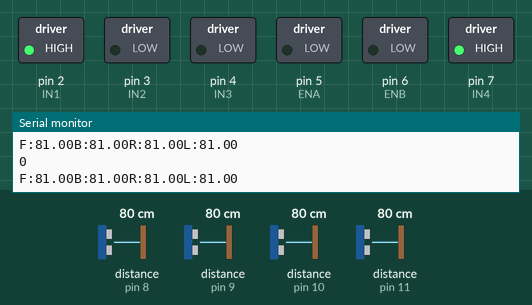
This sketch was run on a simulated Arduino Uno, built with avr-gcc and run on an emulated ATmega328P. Shown: switched loads named in the sketch (green lamp = pin HIGH), the last lines printed to the serial monitor. Inputs (shaded band) come from the test bench; at power-on: distance to the obstacle (sensors on pin 11, pin 8, pin 10, pin 9) 80 cm.

Above: at 1.2 s.
1.3 s: distance to the obstacle (sensor on pin 11) set to 41 cm
4.3 s: distance to the obstacle (sensor on pin 11) set to 36 cm
At 5.3 s:
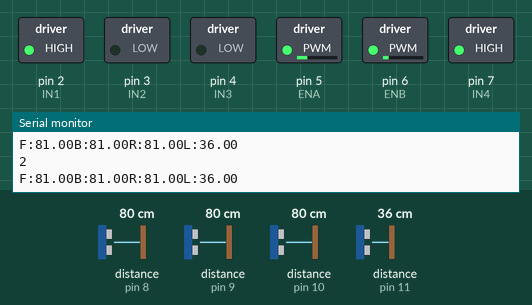
5.8 s: distance to the obstacle (sensor on pin 8) set to 17 cm
7.3 s: distance to the obstacle (sensor on pin 8) set to 12 cm
At 8.9 s:
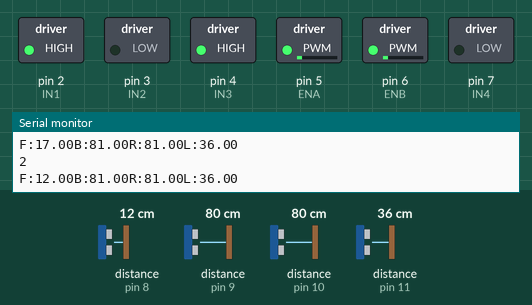
10.3 s: distance to the obstacle (sensor on pin 10) set to 61 cm
13.3 s: distance to the obstacle (sensor on pin 10) set to 54 cm
Timing chart, 0 to 16.3 s (numbered marks = the images above; inputs shaded):
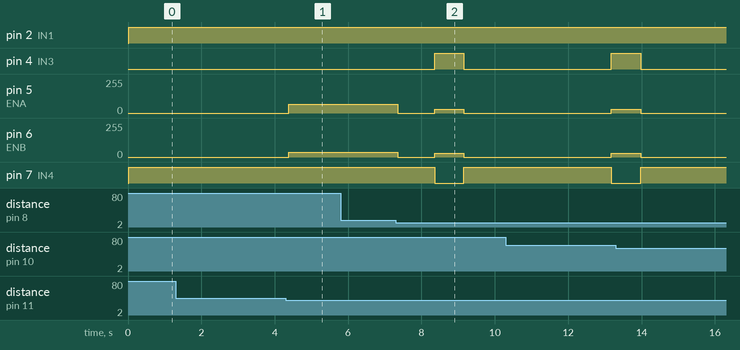

The sketch:

start_again.ino
```cpp
/////////////////////////////////////////Motor Control Setup///////////////////////////////////////////
#define IN1 2
#define IN2 3
#define ENA 5

#define IN3 4
#define IN4 7
#define ENB 6

int mode = -1;

float error_old = 0;

void motor_control_l(int direction, int speed)
{
  switch(direction)
  {
    case 1:  digitalWrite(IN1, HIGH);
             digitalWrite(IN2, LOW);
             analogWrite(ENA, speed);//0~255까지 입력
             break;

    case 0:  digitalWrite(IN1, LOW);
             digitalWrite(IN2, LOW);
             analogWrite(ENA, speed);
             break;

    case -1: digitalWrite(IN1, LOW);
             digitalWrite(IN2, HIGH);
             analogWrite(ENA, speed);
             break;
  }
}

void motor_control_r(int direction, int speed)
{
  switch(direction)
  {
    case 1:  digitalWrite(IN3, LOW);
             digitalWrite(IN4, HIGH);
             analogWrite(ENB, speed);//0~255까지 입력
             break;

    case 0:  digitalWrite(IN3, LOW);
             digitalWrite(IN4, LOW);
             analogWrite(ENB, speed);
             break;

    case -1: digitalWrite(IN3, HIGH);
             digitalWrite(IN4, LOW);
             analogWrite(ENB, speed);
             break;
  }
}
/////////////////////////////////////////Sonar Sensor Setup///////////////////////////////////////////
#include <NewPing.h>

#define SONAR_NUM 4
#define MAX_DISTANCE 150 //cm

float UltrasonicSensorData[SONAR_NUM]; //배열

NewPing sonar[SONAR_NUM] =
{
  NewPing(8, 8, MAX_DISTANCE),
  NewPing(9, 9, MAX_DISTANCE),
  NewPing(10, 10, MAX_DISTANCE),
  NewPing(11, 11, MAX_DISTANCE)
};

void read_ultrasonic_sensor(void)
{
  UltrasonicSensorData[0] = sonar[0].ping_cm();//Front
  UltrasonicSensorData[1] = sonar[1].ping_cm();//Rear
  UltrasonicSensorData[2] = sonar[2].ping_cm();//Right
  UltrasonicSensorData[3] = sonar[3].ping_cm();//Left
}

void Sonar_Data_Display(int flag)
{
  char Sonar_data_display[40];
  if(flag == 0) return;
  else
  {
    Serial.print("F:");
    Serial.print(UltrasonicSensorData[0]);
    Serial.print("B:");
    Serial.print(UltrasonicSensorData[1]);
    Serial.print("R:");
    Serial.print(UltrasonicSensorData[2]);
    Serial.print("L:");
    Serial.println(UltrasonicSensorData[3]);
  }
}

void wall_following_r(int distance)
{
  int base_speed = 50;
  float kp = 3.5; //조금씩 바꾸기 (2.5~4)
  float kd = 40;  // 조금씩 늘리기
  int l_speed = 0;
  int r_speed = 0;
  float error = 0;
  float d_error = 0;
  float speed_control = 0;

  read_ultrasonic_sensor();
  Sonar_Data_Display(1);

  error = UltrasonicSensorData[2] - distance;
  d_error = error - error_old;

  speed_control = kp * error + kd * error; //제어로직 PD control

  if(speed_control > 15) speed_control = 15;
  if(speed_control < -15) speed_control = -15;

  l_speed = base_speed + speed_control;
  r_speed = base_speed - speed_control;

  error_old = error;

  motor_control_r(1, r_speed);
  motor_control_l(1, l_speed);
}

void wall_following_l(int distance)
{
  int base_speed = 50;
  float kp = 3.5; //조금씩 바꾸기 (2.5~4)
  float kd = 40;  // 조금씩 늘리기
  int l_speed = 0;
  int r_speed = 0;
  float error = 0;
  float d_error = 0;
  float speed_control = 0;

  read_ultrasonic_sensor();
  Sonar_Data_Display(1);

  error = UltrasonicSensorData[3] - distance;
  d_error = error - error_old;

  speed_control = kp * error + kd * error; //제어로직 PD control

  if(speed_control > 15) speed_control = 15;
  if(speed_control < -15) speed_control = -15;

  l_speed = base_speed - speed_control;
  r_speed = base_speed + speed_control;

  error_old = error;

  motor_control_r(1, r_speed);
  motor_control_l(1, l_speed);
}

void wall_following_c(int distance)
{
  read_ultrasonic_sensor();
  Sonar_Data_Display(1);

  if(  (UltrasonicSensorData[2] <= 30) && (UltrasonicSensorData[3] <= 30) && (UltrasonicSensorData[2] > 00) && (UltrasonicSensorData[3] > 00)  )  //30이 거리 거리에 맞춰 거리 조절
  {
    if(UltrasonicSensorData[2] <= UltrasonicSensorData[3]) //오른쪽 벽이 가까운 경우
    {
      wall_following_r(distance);
    }
    if(UltrasonicSensorData[2] >= UltrasonicSensorData[3]) //왼쪽 벽이 가까운 경우
    {
      wall_following_l(distance);
    }
  }
  else
  {
    motor_control_r(1, 0);
    motor_control_l(1, 0);
  }
}

void Robot_Mode_Define(void)
{
  mode = -1;
  read_ultrasonic_sensor();

  for(int i = 0; i < 4; i++)
  {
    if(UltrasonicSensorData[i] == 0)
    {
      UltrasonicSensorData[i] = MAX_DISTANCE;
    }
  }

  Sonar_Data_Display(1);

  //////////////////////////// mode = 0 //////////////////////////////////////
  if(  (UltrasonicSensorData[2] >= 30) && (UltrasonicSensorData[3] >= 30)  )
  {
    mode = 0;
  }

  //////////////////////////// mode = 1 //////////////////////////////////////
  if(  (UltrasonicSensorData[2] <= 30) && (UltrasonicSensorData[3] <= 30)  )
  {
    mode = 1;
  }

  //////////////////////////// mode = 2 //////////////////////////////////////
  if(  (UltrasonicSensorData[3] <= 38) && (UltrasonicSensorData[2] >= 60)   )
  {
    mode = 2;
  }

  //////////////////////////// mode = 3 //////////////////////////////////////
  if(  (UltrasonicSensorData[2] <= 38) && (UltrasonicSensorData[3] >= 60)   )
  {
    mode = 3;
  }
}

void robot_stop()
{
  motor_control_r(1, 0);
  motor_control_l(1, 0);
}

void robot_180turn()
{
  motor_control_r(1, 0);
  motor_control_l(1, 0);

  delay(500);

  motor_control_r(-1, 30);
  motor_control_l(1, 30);

  delay(1000); // 180도를 돌 때까지 시간 조정

  motor_control_r(1, 0);
  motor_control_l(1, 0);
}

void robot_90_right_turn()
{
  motor_control_r(1, 0);
  motor_control_l(1, 0);

  delay(500);

  motor_control_r(-1, 30);
  motor_control_l(1, 30);

  delay(800); // 90도를 돌 때까지 시간 조정

  motor_control_r(1, 0);
  motor_control_l(1, 0);
}

void robot_90_left_turn()
{
  motor_control_r(1, 0);
  motor_control_l(1, 0);

  delay(500);

  motor_control_r(1, 30);
  motor_control_l(-1, 30);

  delay(800); // 90도를 돌 때까지 시간 조정

  motor_control_r(1, 0);
  motor_control_l(1, 0);
}

void setup()
{
  int i;

  pinMode(IN1, OUTPUT);
  pinMode(IN2, OUTPUT);
  pinMode(IN3, OUTPUT);
  pinMode(IN4, OUTPUT);
  Serial.begin(9600);
}

void loop()
{
  int i;

  //read_ultrasonic_sensor();
  //Sonar_Data_Display(0);
  //wall_following_c(12);
  Serial.println(mode);
  Robot_Mode_Define();

  if(mode == 1)
  {
    if(UltrasonicSensorData[0] > 14)
    {
      wall_following_c(12);
    }
    else
    {
      robot_stop();
      delay(500);
      robot_180turn();
      delay(3000);
    }
  }
  else if(mode == 3)
  {
    if(UltrasonicSensorData[0] > 14)
    {
      wall_following_l(12);
    }
    else
    {
      robot_stop();
      delay(500);
      robot_90_left_turn();
      delay(3000);
    }
  }
  else if(mode == 2)
  {
    if(UltrasonicSensorData[0] > 14)
    {
      wall_following_r(12);
    }
    else
    {
      robot_stop();
      delay(500);
      robot_90_right_turn();
      delay(3000);
    }
  }
  else
  {
    robot_stop();
  }
}
```

Measured:
- the behaviour switches between 39 and 38 cm on distance to the obstacle (sensor on pin 11) (found by bisection; images 0 and 1)
- the behaviour switches between 15 and 14 cm on distance to the obstacle (sensor on pin 8) (found by bisection; images 1 and 2)
- after the input at 4.3 s, pin 5 (ENA): 0/255 → 65/255 after 0.08 s; pin 6 (ENB): 0/255 → 35/255 after 0.08 s
- after the input at 7.3 s, pin 4 (IN3): LOW → HIGH after 1.1 s, → LOW 0.80 s later; pin 5 (ENA): 65/255 → 0/255 after 0.06 s, → 30/255 1.0 s later, → 0/255 0.80 s later; pin 6 (ENB): 35/255 → 0/255 after 0.06 s, → 30/255 1.0 s later, → 0/255 0.80 s later; pin 7 (IN4): HIGH → LOW after 1.1 s, → HIGH 0.80 s later
